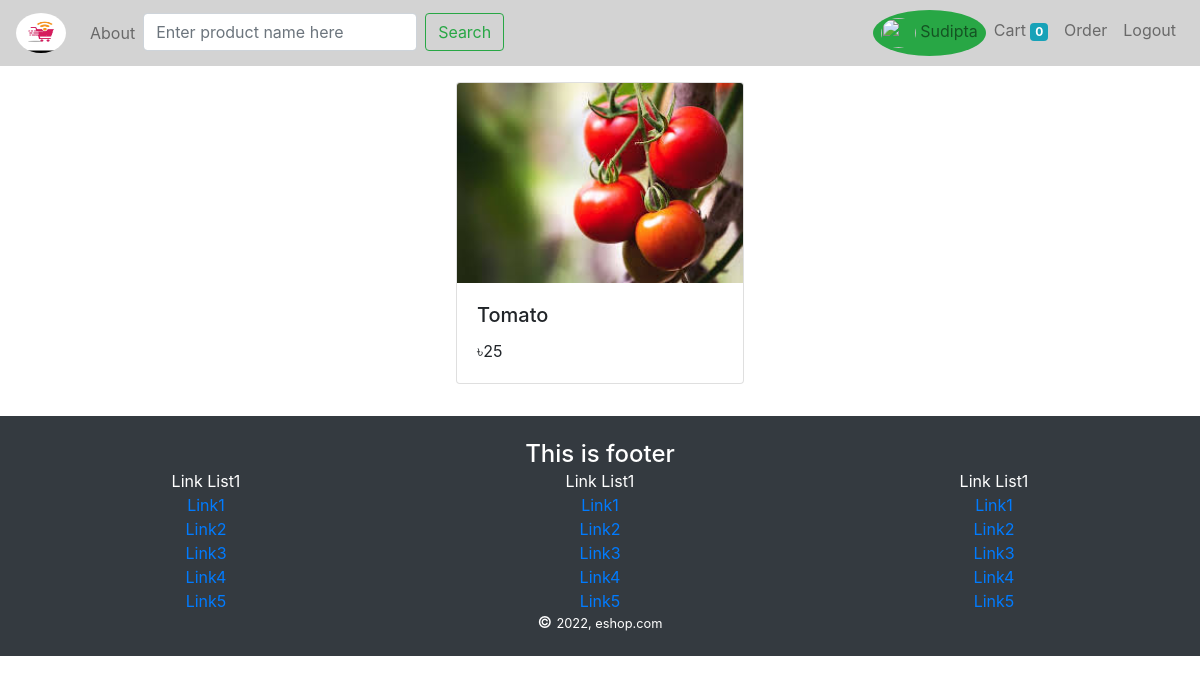
Page /detail/9/ (signed in) on the committed database.
### store/models/products.py (models this page shows, shortened)
class Product(models.Model):
    name = models.CharField(max_length=250)
    price = models.IntegerField(default=0)
    category = models.ForeignKey(Category, on_delete=models.CASCADE, default=1)
    description = models.CharField(max_length=400, default="")
    image = models.ImageField(upload_to='upload/products/')
    class Meta:
        verbose_name = "Productt"

### store/views/detail.py (the view)
# urls.py: path('detail/<int:p_id>/', Detail.as_view(), name='detail'),
class Detail(View):
    def get(self, request, p_id):
        product = Product.objects.get(pk=p_id)
        return render(request, "store/detail.html", {"product": product})

### store/templatetags/custom_filter.py (called while the page is built)
@register.filter("add_currency_sign")
def add_currency_sign(price):
    return "৳" + str(price)

### store/templates/store/detail.html (shortened to what this page needs)
{% extends 'store/base.html' %}
{% load cart %}
{% load custom_filter %}
{% block content %}
<div class="container-fluid p-3">
  <div class="row">
    <div class="col-lg-12">
      <div class="row mx-auto">
        <div
          class="card mx-auto mb-3"
          id="{{ product.id }}"
          style="width: 18rem"
        >
          <img
            class="card-img-top"
            src="{{product.image.url}}"
            alt="Card image cap"
            style="height: 200px"
          />
          <div class="card-body">
            <h5 class="card-title">{{product.name}}</h5>
            <p class="card-text">{{product.price|add_currency_sign}}</p>
          </div>
        </div>
      </div>
    </div>
  </div>
</div>
{% endblock content %}

### rows in the picture
Product: image (picture), name "Tomato", price|add_currency_sign "৳25"

### other values in the picture
{{ request.session.customer_name }} "Sudipta"
{{ request.session.cart.keys|length }} "0"
